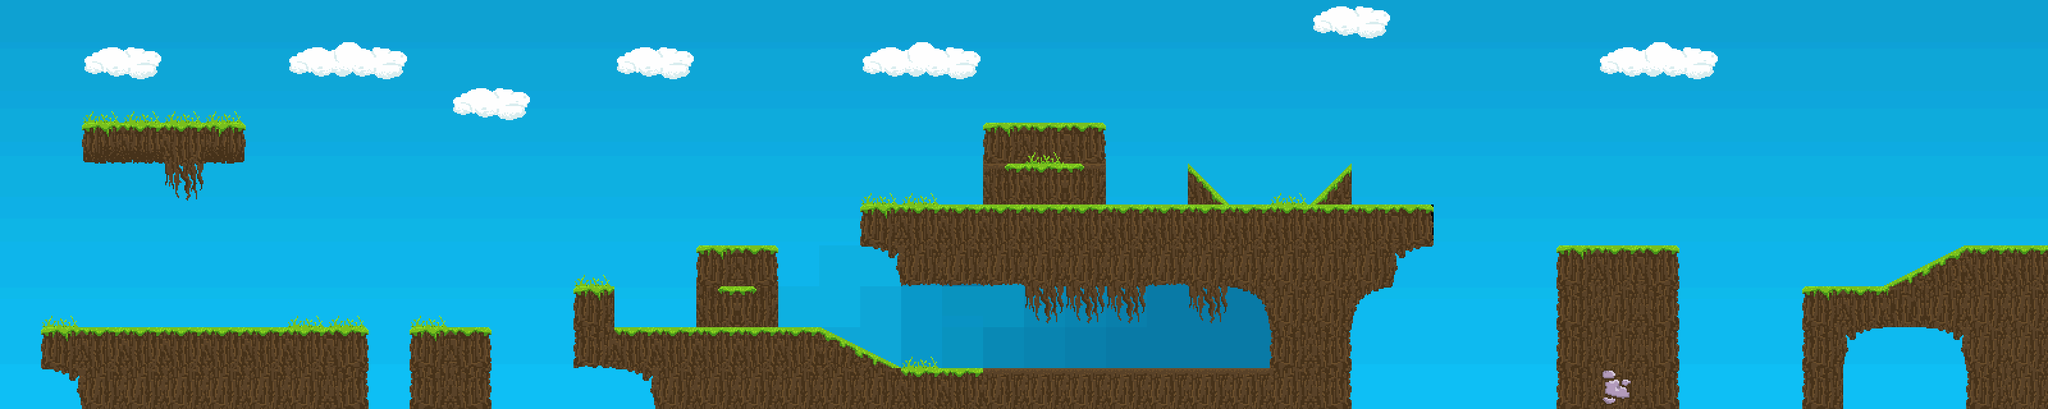

A level layout from a 2D game, rendered from its tile map. Below: a short description, then the map file with tile-grid data replaced by summaries:
An orthogonal 50x10 tile map with 64x64 px tiles, 2 tile layers (Background, Graphics), 3 tilesets and 89 objects.

<map version="1.0" orientation="orthogonal" renderorder="right-down" width="50" height="10" tilewidth="64" tileheight="64" nextobjectid="135">
 <tileset firstgid="1" name="Ground Blocks" tilewidth="64" tileheight="64" tilecount="64">
  <image source="PlatformTiles_brownNature_ByEris_0/Tiles 64x64/Tiles_64x64.png" trans="ff00ff" width="512" height="512" />
 </tileset>
 <tileset firstgid="65" name="BackgroundGradient" tilewidth="64" tileheight="64" tilecount="460">
  <image source="PlatformTiles_brownNature_ByEris_0/BackgroundGradient.png" trans="ff00ff" width="1280" height="1472" />
 </tileset>
 <tileset firstgid="525" name="dark1" tilewidth="64" tileheight="64" tilecount="10">
  <tile id="0">
   <image width="64" height="64" source="PlatformTiles_brownNature_ByEris_0/darkback/dark1.png" />
  </tile>
  <tile id="1">
   <image width="64" height="64" source="PlatformTiles_brownNature_ByEris_0/darkback/dark2.png" />
  </tile>
  <tile id="2">
   <image width="64" height="64" source="PlatformTiles_brownNature_ByEris_0/darkback/dark3.png" />
  </tile>
  <tile id="3">
   <image width="64" height="64" source="PlatformTiles_brownNature_ByEris_0/darkback/dark4.png" />
  </tile>
  <tile id="4">
   <image width="64" height="64" source="PlatformTiles_brownNature_ByEris_0/darkback/dark5.png" />
  </tile>
  <tile id="5">
   <image width="64" height="64" source="PlatformTiles_brownNature_ByEris_0/darkback/dark6.png" />
  </tile>
  <tile id="6">
   <image width="64" height="64" source="PlatformTiles_brownNature_ByEris_0/darkback/dark7.png" />
  </tile>
  <tile id="7">
   <image width="64" height="64" source="PlatformTiles_brownNature_ByEris_0/darkback/dark8.png" />
  </tile>
  <tile id="8">
   <image width="64" height="64" source="PlatformTiles_brownNature_ByEris_0/darkback/dark9.png" />
  </tile>
  <tile id="9">
   <image width="64" height="64" source="PlatformTiles_brownNature_ByEris_0/darkback/dark10.png" />
  </tile>
 </tileset>
 <layer name="Background" width="50" height="10">
  <data>[500 cells, 500 non-empty, 23 distinct tile ids]</data>
 </layer>
 <layer name="Graphics" width="50" height="10">
  <data>[500 cells, 152 non-empty, 35 distinct tile ids]</data>
 </layer>
 <objectgroup name="Ground">
  <object id="38" x="64" y="512" width="64" height="64" />
  <object id="39" x="128" y="512" width="64" height="64" />
  <object id="40" x="128" y="576" width="64" height="64" />
  <object id="41" x="192" y="512" width="64" height="64" />
  <object id="42" x="256" y="512" width="64" height="64" />
  <object id="43" x="320" y="512" width="64" height="64" />
  <object id="44" x="384" y="512" width="64" height="64" />
  <object id="45" x="448" y="512" width="64" height="64" />
  <object id="46" x="512" y="512" width="64" height="64" />
  <object id="47" x="512" y="576" width="64" height="64" />
  <object id="48" x="128" y="192" width="64" height="64" />
  <object id="49" x="192" y="192" width="64" height="64" />
  <object id="50" x="256" y="192" width="64" height="64" />
  <object id="51" x="320" y="192" width="64" height="64" />
  <object id="52" x="640" y="512" width="64" height="64" />
  <object id="53" x="704" y="512" width="64" height="64" />
  <object id="54" x="640" y="576" width="64" height="64" />
  <object id="55" x="704" y="576" width="64" height="64" />
  <object id="56" x="896" y="448" width="64" height="64" />
  <object id="57" x="896" y="512" width="64" height="64" />
  <object id="58" x="960" y="512" width="64" height="64" />
  <object id="59" x="1024" y="576" width="64" height="64" />
  <object id="60" x="1024" y="512" width="64" height="64" />
  <object id="61" x="1088" y="512" width="64" height="64" />
  <object id="62" x="1152" y="512" width="64" height="64" />
  <object id="63" x="1216" y="512" width="64" height="64" />
  <object id="64" x="1280" y="576" width="64" height="64" />
  <object id="65" x="1344" y="576" width="64" height="64" />
  <object id="66" x="1408" y="576" width="64" height="64" />
  <object id="67" x="1472" y="576" width="64" height="64" />
  <object id="68" x="1536" y="576" width="64" height="64" />
  <object id="69" x="1600" y="576" width="64" height="64" />
  <object id="71" x="1664" y="576" width="64" height="64" />
  <object id="72" x="1728" y="576" width="64" height="64" />
  <object id="73" x="1792" y="576" width="64" height="64" />
  <object id="74" x="1856" y="576" width="64" height="64" />
  <object id="75" x="1920" y="576" width="64" height="64" />
  <object id="76" x="1984" y="512" width="64" height="64" />
  <object id="77" x="1984" y="576" width="64" height="64" />
  <object id="78" x="2048" y="512" height="64" />
  <object id="79" x="2048" y="512" width="64" height="64" />
  <object id="80" x="2048" y="576" width="64" height="64" />
  <object id="81" x="2048" y="448" width="64" height="64" />
  <object id="82" x="2112" y="384" width="64" height="64" />
  <object id="83" x="2176" y="320" width="64" height="64" />
  <object id="84" x="1984" y="448" width="64" height="64" />
  <object id="85" x="1920" y="384" width="64" height="64" />
  <object id="86" x="1920" y="320" width="64" height="64" />
  <object id="87" x="1984" y="320" width="64" height="64" />
  <object id="88" x="2048" y="320" width="64" height="64" />
  <object id="89" x="2112" y="320" width="64" height="64" />
  <object id="90" x="1344" y="320" width="64" height="64" />
  <object id="92" x="1408" y="320" width="64" height="64" />
  <object id="93" x="1472" y="320" width="64" height="64" />
  <object id="94" x="1536" y="320" width="64" height="64" />
  <object id="95" x="1600" y="320" width="64" height="64" />
  <object id="96" x="1664" y="320" width="64" height="64" />
  <object id="97" x="1728" y="320" width="64" height="64" />
  <object id="98" x="1792" y="320" width="64" height="64" />
  <object id="99" x="1856" y="320" width="64" height="64" />
  <object id="100" x="2432" y="384" width="64" height="64" />
  <object id="101" x="2432" y="448" width="64" height="64" />
  <object id="102" x="2432" y="512" width="64" height="64" />
  <object id="103" x="2432" y="576" width="64" height="64" />
  <object id="104" x="2496" y="384" width="64" height="64" />
  <object id="105" x="2560" y="384" width="64" height="64" />
  <object id="106" x="2560" y="448" width="64" height="64" />
  <object id="107" x="2560" y="512" width="64" height="64" />
  <object id="108" x="2560" y="576" width="64" height="64" />
  <object id="109" x="2816" y="448" width="64" height="64" />
  <object id="110" x="2816" y="512" width="64" height="64" />
  <object id="114" x="2816" y="576" width="64" height="64" />
  <object id="115" x="2880" y="448" width="64" height="64" />
  <object id="117" x="2944" y="448" width="64" height="64" />
  <object id="118" x="3008" y="448" width="64" height="64" />
  <object id="119" x="3072" y="384" width="64" height="64" />
  <object id="120" x="3136" y="384" width="64" height="64" />
 </objectgroup>
 <objectgroup name="inclineLeft1">
  <object id="134" x="1344" y="512" width="64" height="64" />
 </objectgroup>
 <objectgroup name="InclineLeft2">
  <object id="133" x="1280" y="512" width="64" height="64" />
 </objectgroup>
 <objectgroup name="InclineLeft3">
  <object id="129" x="1856" y="256" width="64" height="64" />
 </objectgroup>
 <objectgroup name="inclineRight1">
  <object id="131" x="2944" y="384" width="64" height="64" />
  <object id="132" x="2938" y="765" height="1" />
 </objectgroup>
 <objectgroup name="InclineRight2">
  <object id="130" x="3008" y="384" width="64" height="64" />
 </objectgroup>
 <objectgroup name="InclineRight3">
  <object id="128" x="2048" y="256" width="64" height="64" />
 </objectgroup>
 <objectgroup name="Platform">
  <object id="121" x="1088" y="384" width="64" height="64" />
  <object id="122" x="1152" y="384" width="64" height="64" />
  <object id="123" x="1536" y="192" width="64" height="64" />
  </objectgroup>
</map>
<!-- 2 of 89 objects omitted -->
